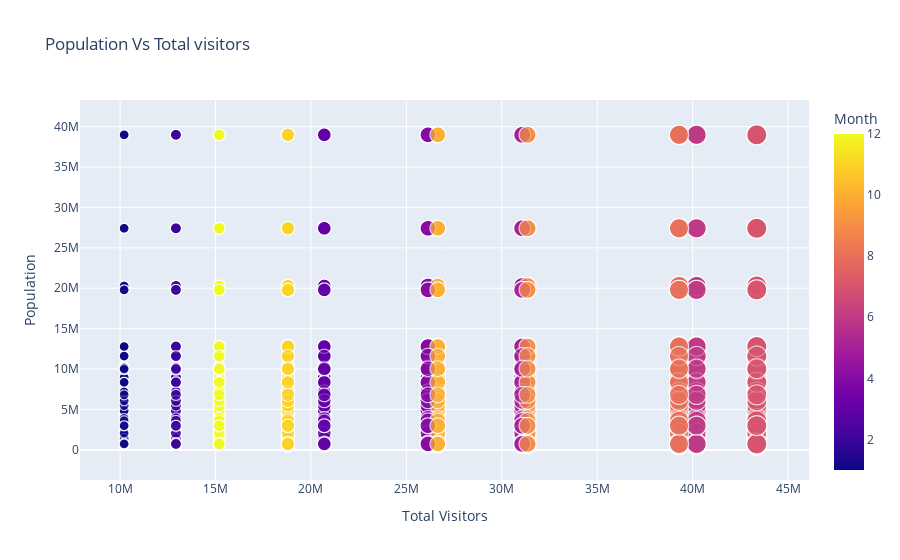

Notebook source saved alongside this figure:
### Code cell
fig = px.scatter(Final_Data, x="Total Visitors", y="Population", color="Month",
                  size='Total Visitors',hover_data=['State Code'], title='Population Vs Total visitors')
fig.show()

### Figure 1 — Plotly figure (JSON) as saved in the notebook; plotly's stock layout.template omitted (floating-point values rounded to 4 significant figures; data arrays with more than 128 entries replaced by an {"elided": "..."} marker saying what was removed)
{"data": [{"customdata": {"elided": "3732x1 str values"}, "hoverlabel": {"namelength": 0}, "hovertemplate": "Total Visitors=%{marker.size}<br>Population=%{y}<br>State Code=%{customdata[0]}<br>Month=%{marker.color}", "legendgroup": "", "marker": {"color": {"elided": "3732 int values"}, "coloraxis": "coloraxis", "size": {"elided": "3732 int values"}, "sizemode": "area", "sizeref": 108400.0, "symbol": "circle"}, "mode": "markers", "name": "", "showlegend": false, "type": "scattergl", "x": {"elided": "3732 int values"}, "xaxis": "x", "y": {"elided": "3732 int values"}, "yaxis": "y"}], "layout": {"coloraxis": {"colorbar": {"title": {"text": "Month"}}, "colorscale": [[0, "#0d0887"], [0.1111, "#46039f"], [0.2222, "#7201a8"], [0.3333, "#9c179e"], [0.4444, "#bd3786"], [0.5556, "#d8576b"], [0.6667, "#ed7953"], [0.7778, "#fb9f3a"], [0.8889, "#fdca26"], [1, "#f0f921"]]}, "legend": {"itemsizing": "constant", "tracegroupgap": 0}, "title": {"text": "Population Vs Total visitors"}, "xaxis": {"anchor": "y", "domain": [0, 1], "title": {"text": "Total Visitors"}}, "yaxis": {"anchor": "x", "domain": [0, 1], "title": {"text": "Population"}}}}
